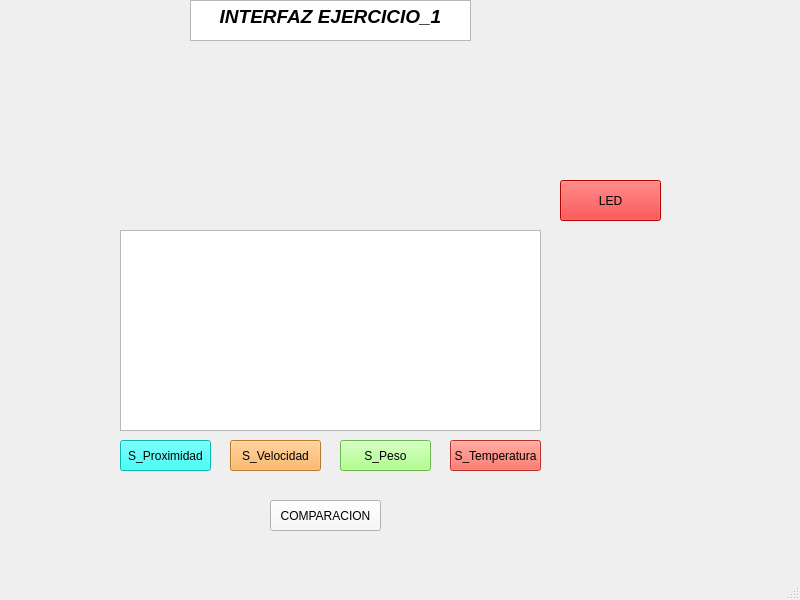
<?xml version="1.0" encoding="UTF-8"?>
<ui version="4.0">
 <class>Ejercicio_1</class>
 <widget class="QMainWindow" name="Ejercicio_1">
  <property name="geometry">
   <rect>
    <x>0</x>
    <y>0</y>
    <width>800</width>
    <height>600</height>
   </rect>
  </property>
  <property name="windowTitle">
   <string>MainWindow</string>
  </property>
  <property name="styleSheet">
   <string notr="true"/>
  </property>
  <widget class="QWidget" name="centralwidget">
   <widget class="QTextBrowser" name="textBrowser">
    <property name="geometry">
     <rect>
      <x>190</x>
      <y>0</y>
      <width>281</width>
      <height>41</height>
     </rect>
    </property>
    <property name="html">
     <string>&lt;!DOCTYPE HTML PUBLIC &quot;-//W3C//DTD HTML 4.0//EN&quot; &quot;http://www.w3.org/TR/REC-html40/strict.dtd&quot;&gt;
&lt;html&gt;&lt;head&gt;&lt;meta name=&quot;qrichtext&quot; content=&quot;1&quot; /&gt;&lt;style type=&quot;text/css&quot;&gt;
p, li { white-space: pre-wrap; }
&lt;/style&gt;&lt;/head&gt;&lt;body style=&quot; font-family:'MS Shell Dlg 2'; font-size:8.25pt; font-weight:400; font-style:normal;&quot;&gt;
&lt;p align=&quot;center&quot; style=&quot; margin-top:0px; margin-bottom:0px; margin-left:0px; margin-right:0px; -qt-block-indent:0; text-indent:0px;&quot;&gt;&lt;span style=&quot; font-size:14pt; font-weight:600; font-style:italic;&quot;&gt;INTERFAZ EJERCICIO_1&lt;/span&gt;&lt;/p&gt;&lt;/body&gt;&lt;/html&gt;</string>
    </property>
   </widget>
   <widget class="QPushButton" name="S_Proximidad">
    <property name="geometry">
     <rect>
      <x>120</x>
      <y>440</y>
      <width>91</width>
      <height>31</height>
     </rect>
    </property>
    <property name="styleSheet">
     <string notr="true">background-color: rgb(16, 255, 248);
font: 11pt &quot;Gill Sans Ultra Bold Condensed&quot;;</string>
    </property>
    <property name="text">
     <string>S_Proximidad</string>
    </property>
   </widget>
   <widget class="QPushButton" name="S_Velocidad">
    <property name="geometry">
     <rect>
      <x>230</x>
      <y>440</y>
      <width>91</width>
      <height>31</height>
     </rect>
    </property>
    <property name="styleSheet">
     <string notr="true">background-color: rgb(255, 169, 64);
font: 11pt &quot;Gill Sans Ultra Bold Condensed&quot;;</string>
    </property>
    <property name="text">
     <string>S_Velocidad</string>
    </property>
   </widget>
   <widget class="QPushButton" name="S_Peso">
    <property name="geometry">
     <rect>
      <x>340</x>
      <y>440</y>
      <width>91</width>
      <height>31</height>
     </rect>
    </property>
    <property name="styleSheet">
     <string notr="true">background-color: rgb(154, 255, 110);
font: 11pt &quot;Gill Sans Ultra Bold Condensed&quot;;</string>
    </property>
    <property name="text">
     <string>S_Peso</string>
    </property>
   </widget>
   <widget class="QPushButton" name="S_Temperatura">
    <property name="geometry">
     <rect>
      <x>450</x>
      <y>440</y>
      <width>91</width>
      <height>31</height>
     </rect>
    </property>
    <property name="styleSheet">
     <string notr="true">background-color: rgb(255, 69, 52);
font: 10pt &quot;Gill Sans Ultra Bold Condensed&quot;;</string>
    </property>
    <property name="text">
     <string>S_Temperatura</string>
    </property>
   </widget>
   <widget class="QPushButton" name="Comparacion">
    <property name="geometry">
     <rect>
      <x>270</x>
      <y>500</y>
      <width>111</width>
      <height>31</height>
     </rect>
    </property>
    <property name="styleSheet">
     <string notr="true">background-color: rgb(248, 248, 248);
font: 11pt &quot;Gill Sans Ultra Bold Condensed&quot;;</string>
    </property>
    <property name="text">
     <string>COMPARACION</string>
    </property>
   </widget>
   <widget class="QTableWidget" name="Tabla">
    <property name="geometry">
     <rect>
      <x>120</x>
      <y>230</y>
      <width>421</width>
      <height>201</height>
     </rect>
    </property>
   </widget>
   <widget class="QLabel" name="label">
    <property name="geometry">
     <rect>
      <x>150</x>
      <y>40</y>
      <width>361</width>
      <height>181</height>
     </rect>
    </property>
    <property name="text">
     <string/>
    </property>
    <property name="pixmap">
     <pixmap resource="../Interfaz_Ej1_Redes_de_Sensores/Interfaz_Ej1_Redes_de_Sensores/IMAGES_RC.qrc">:/Tratamiento_Imagenes/Imagenes/Img_12.jpg</pixmap>
    </property>
    <property name="scaledContents">
     <bool>true</bool>
    </property>
   </widget>
   <widget class="QPushButton" name="LED">
    <property name="geometry">
     <rect>
      <x>560</x>
      <y>180</y>
      <width>101</width>
      <height>41</height>
     </rect>
    </property>
    <property name="styleSheet">
     <string notr="true">background-color: rgb(255, 0, 0);
font: 16pt &quot;Gill Sans Ultra Bold Condensed&quot;;</string>
    </property>
    <property name="text">
     <string>LED</string>
    </property>
   </widget>
  </widget>
  <widget class="QMenuBar" name="menubar">
   <property name="geometry">
    <rect>
     <x>0</x>
     <y>0</y>
     <width>800</width>
     <height>21</height>
    </rect>
   </property>
  </widget>
  <widget class="QStatusBar" name="statusbar"/>
 </widget>
 <resources>
  <include location="../Interfaz_Ej1_Redes_de_Sensores/Interfaz_Ej1_Redes_de_Sensores/IMAGES_RC.qrc"/>
 </resources>
 <connections/>
</ui>
